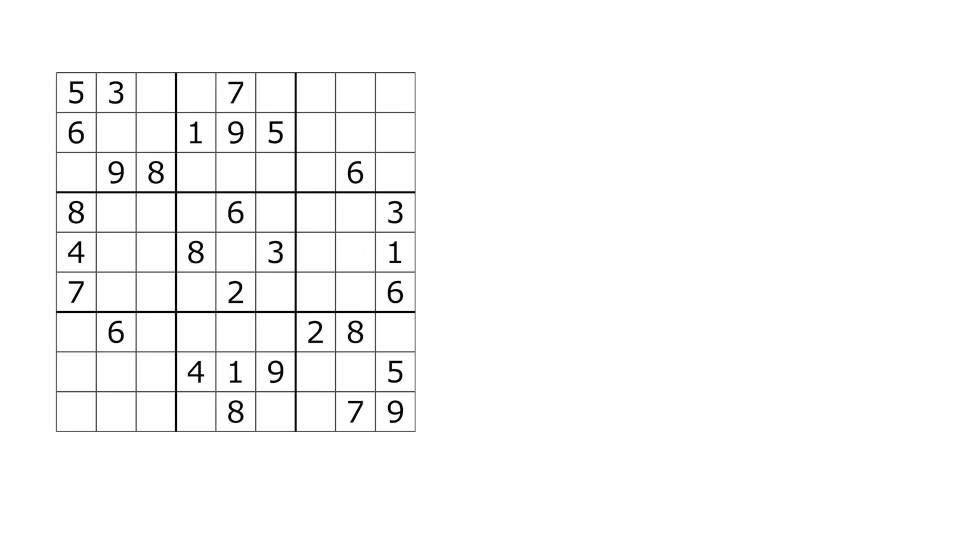
#> input picture frame 14 of breakdown/b.mp4, 1920 x 1080 px (shown at 1/2 size)
$ python corners.py
#> lines starting #> are read from the running program, lines starting #| are printed output that depends on the picture; after the words box and inside, x2 and y2 are one past the last pixel; in counts of white or black regions, pixels touching at a corner belong together
import cv2
import numpy as np


def show(*args):
    for i, j in enumerate(args):
        cv2.imshow(str(i), j)
    cv2.waitKey(0)
    cv2.destroyAllWindows()


def process(img):
    kernel = cv2.getStructuringElement(cv2.MORPH_RECT, (2, 2))
    greyscale = img if len(img.shape) == 2 else cv2.cvtColor(img, cv2.COLOR_BGR2GRAY)
    denoise = cv2.GaussianBlur(greyscale, (9, 9), 0)
    thresh = cv2.adaptiveThreshold(denoise, 255, cv2.ADAPTIVE_THRESH_GAUSSIAN_C, cv2.THRESH_BINARY, 11, 2)
    inverted = cv2.bitwise_not(thresh, 0)
    morph = cv2.morphologyEx(inverted, cv2.MORPH_OPEN, kernel)
    dilated = cv2.dilate(morph, kernel, iterations=1)
    return dilated


def get_corners(img):
    contours, hire = cv2.findContours(img, cv2.RETR_EXTERNAL, cv2.CHAIN_APPROX_SIMPLE)
    contours = sorted(contours, key=lambda x: cv2.contourArea(x), reverse=True)
    largest_contour = np.squeeze(contours[0])

    sums = [sum(i) for i in largest_contour]
    differences = [i[0] - i[1] for i in largest_contour]

    top_left = np.argmin(sums)
    top_right = np.argmax(differences)
    bottom_left = np.argmax(sums)
    bottom_right = np.argmin(differences)

    corners = [largest_contour[top_left], largest_contour[top_right], largest_contour[bottom_left],
               largest_contour[bottom_right]]
    return corners


def display_points(in_img, points, radius=10, color=(0, 0, 255)):
    # https://gist.github.com/mineshpatel1/22e86200eee86ebe3e221343b26fc3f3#file-display_points-py
    img = in_img.copy()

    # Dynamically change to a color image if necessary
    if len(color) == 3:
        if len(img.shape) == 2:
            img = cv2.cvtColor(img, cv2.COLOR_GRAY2BGR)
        elif img.shape[2] == 1:
            img = cv2.cvtColor(img, cv2.COLOR_GRAY2BGR)

    for point in points:
        img = cv2.circle(img, tuple(int(x) for x in point), radius, color, -1)
    return img


def main(path, out_path, framerate, dims):
#> called with path = 'b.mp4', out_path = 'corners.avi', framerate = 30, dims = (1920, 1080)
    cap = cv2.VideoCapture(path)

    fourcc = cv2.VideoWriter_fourcc(*'XVID')
    out = cv2.VideoWriter(out_path, fourcc, framerate, dims)

    while True:
        # Capture frame-by-frame
        ret, frame = cap.read()
#> frame is the input picture: shape (1080, 1920, 3); min 0, max 255, mean 249.4

        if frame is None:
            break

        processed = process(frame)
#> in process, `thresh = cv2.adaptiveThreshold(denoise, 255, cv2.ADAPTIVE_THRESH_GAUSS..`:
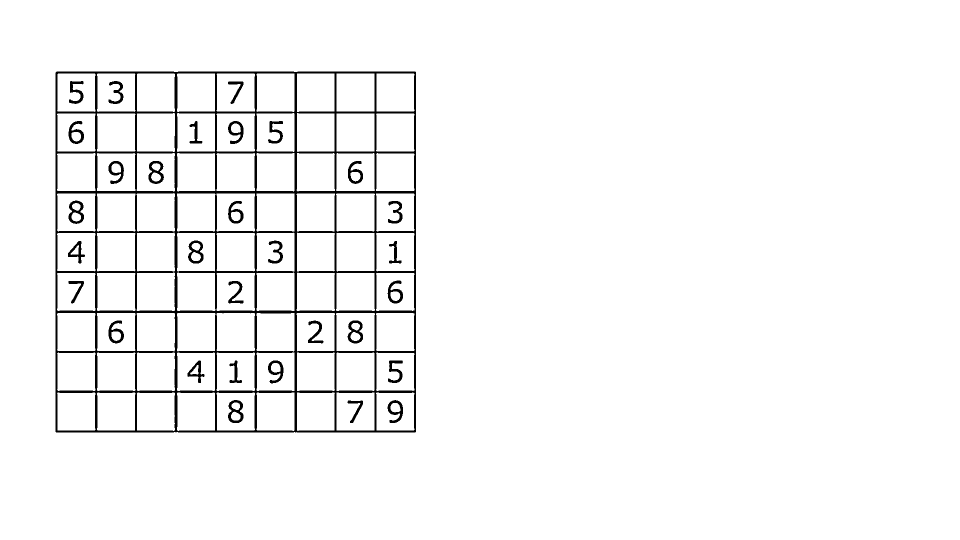
#> thresh: shape (1080, 1920) (shown at 1/2 size); 96.3% white; 31 black regions, largest, box (x1, y1, x2, y2) and area: (111, 143, 832, 865) 60151, (456, 800, 487, 846) 678, (137, 401, 168, 448) 674
#> in process, `inverted = cv2.bitwise_not(thresh, 0)`:
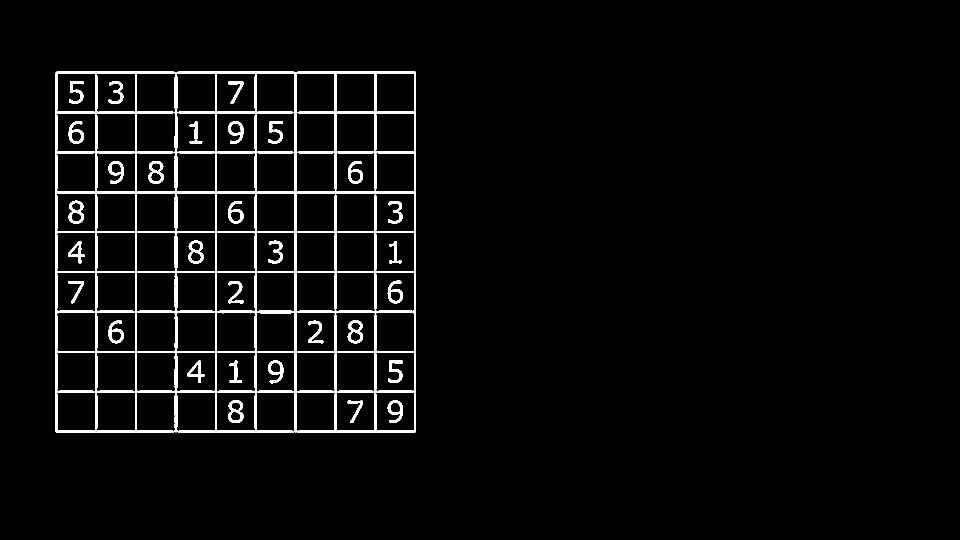
#> inverted: shape (1080, 1920) (shown at 1/2 size); 3.7% white; 31 white regions, largest, box (x1, y1, x2, y2) and area: (111, 143, 832, 865) 60151, (456, 800, 487, 846) 678, (137, 401, 168, 448) 674
#> in process, `morph = cv2.morphologyEx(inverted, cv2.MORPH_OPEN, kernel)`:
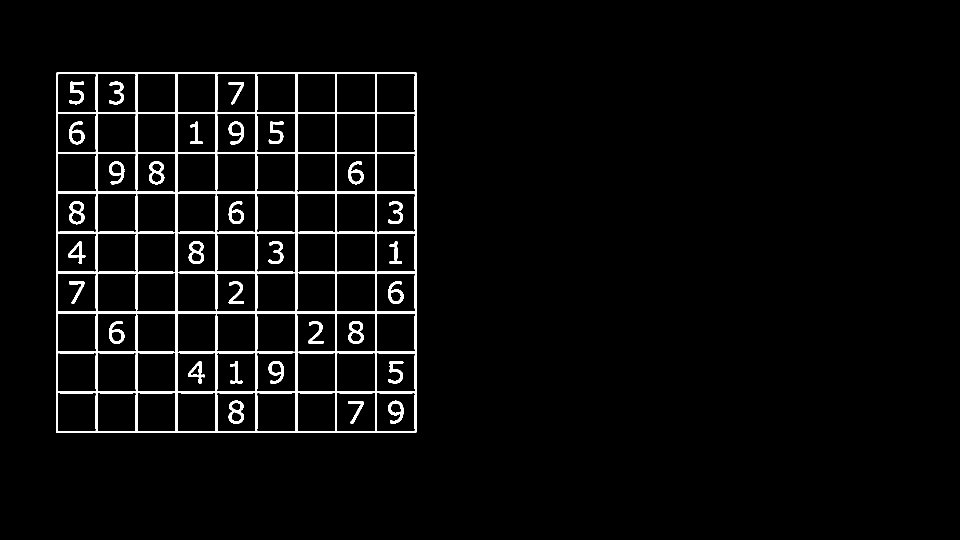
#> morph: shape (1080, 1920) (shown at 1/2 size); 3.7% white; 31 white regions, largest, box (x1, y1, x2, y2) and area: (112, 144, 833, 866) 60148, (457, 801, 488, 847) 678, (138, 402, 169, 449) 674
#> in process, `dilated = cv2.dilate(morph, kernel, iterations=1)`:
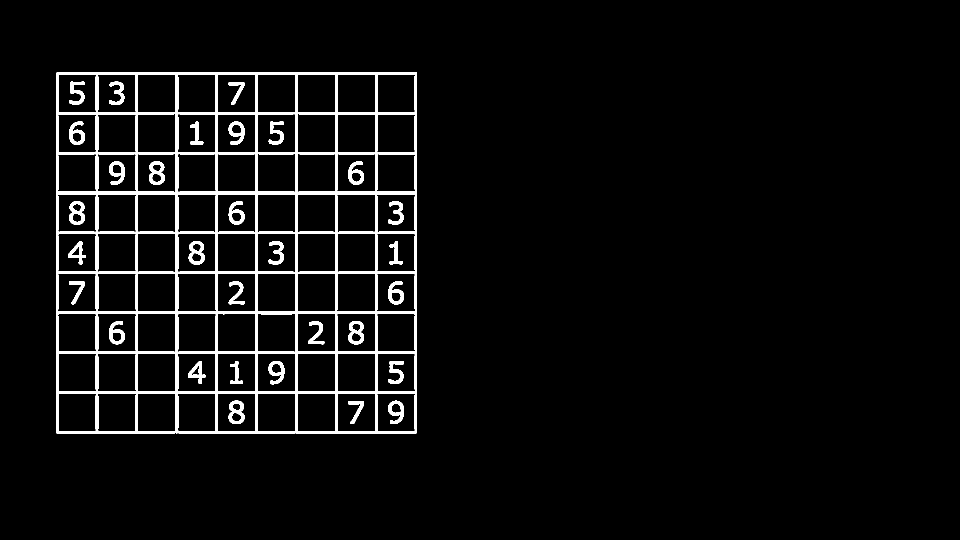
#> dilated: shape (1080, 1920) (shown at 1/2 size); 4.6% white; 31 white regions
        corners = get_corners(processed)
#> in get_corners, `contours, hire = cv2.findContours(img, cv2.RETR_EXTERNAL, cv2.CHAIN_AP..`: contours = 1 contour; box (x1, y1, x2, y2) and area: (112, 144, 834, 867) 520540; hire = [[-1, -1, -1, -1]]
#> in get_corners, `largest_contour = np.squeeze(contours[0])`: largest_contour = 27 pairs, first value 112 to 833, second value 144 to 866
#> in get_corners, `sums = [sum(i) for i in largest_contour]`: sums = 27 values, max 1698 at index 15, min 258 at index 0, mean 995.4
#> in get_corners, `differences = [i[0] - i[1] for i in largest_contour]`: differences = 27 values, max 688 at index 17, min -753 at index 2, mean -94.85
#> in get_corners, `top_left = np.argmin(sums)`: top_left = 0
#> in get_corners, `top_right = np.argmax(differences)`: top_right = 17
#> in get_corners, `bottom_left = np.argmax(sums)`: bottom_left = 15
#> in get_corners, `bottom_right = np.argmin(differences)`: bottom_right = 2
#> in get_corners, `corners = [largest_contour[top_left], largest_contour[top_right], larg..`: corners = [[114, 144], [833, 145], [832, 866], [112, 865]]
#> corners = [[114, 144], [833, 145], [832, 866], [112, 865]]
        points = display_points(frame, corners)
#> the loop in display_points, `for point in points:` made 4 passes
#> after the loop in display_points, `for point in points:`: img: shape (1080, 1920, 3); mean B, G, R 249.2, 249.2, 249.4

        out.write(points)
        if cv2.waitKey(1) & 0xFF == ord('q'):
#> (key q is pressed here)
            break

    # When everything done, release the capture
    cap.release()
    cv2.destroyAllWindows()

if __name__ == '__main__':
    main('b.mp4', 'corners.avi', 30.0, (1920, 1080))

$ run again, starting later in the video
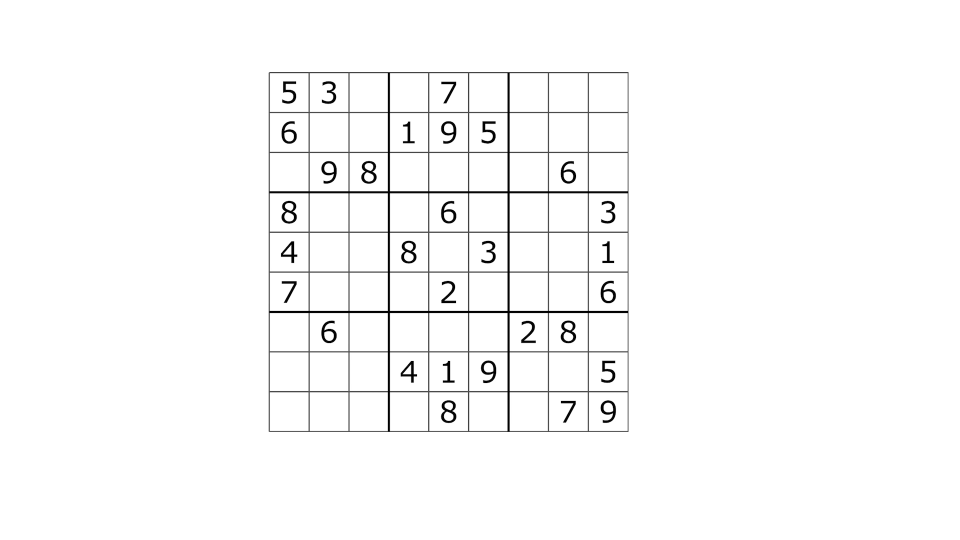
#> input picture frame 67 of breakdown/b.mp4, 1920 x 1080 px (shown at 1/2 size)
#> in main, frame is the input picture: shape (1080, 1920, 3); min 0, max 255, mean 249.4
#> in process, `thresh = cv2.adaptiveThreshold(denoise, 255, cv2.ADAPTIVE_THRESH_GAUSS..`:
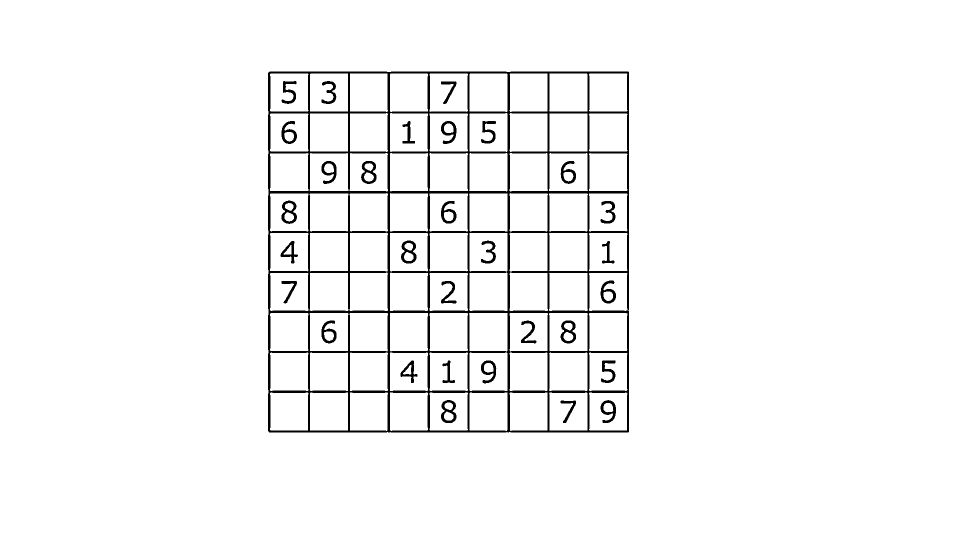
#> thresh: shape (1080, 1920) (shown at 1/2 size); 96.3% white; 31 black regions, largest, box (x1, y1, x2, y2) and area: (536, 143, 1258, 865) 59693, (802, 481, 833, 527) 675, (882, 800, 913, 846) 675
#> morph: shape (1080, 1920); 3.7% white; 31 white regions, largest, box (x1, y1, x2, y2) and area: (537, 144, 1259, 866) 59693, (803, 482, 834, 528) 675, (883, 801, 914, 847) 675
#> in process, `dilated = cv2.dilate(morph, kernel, iterations=1)`:
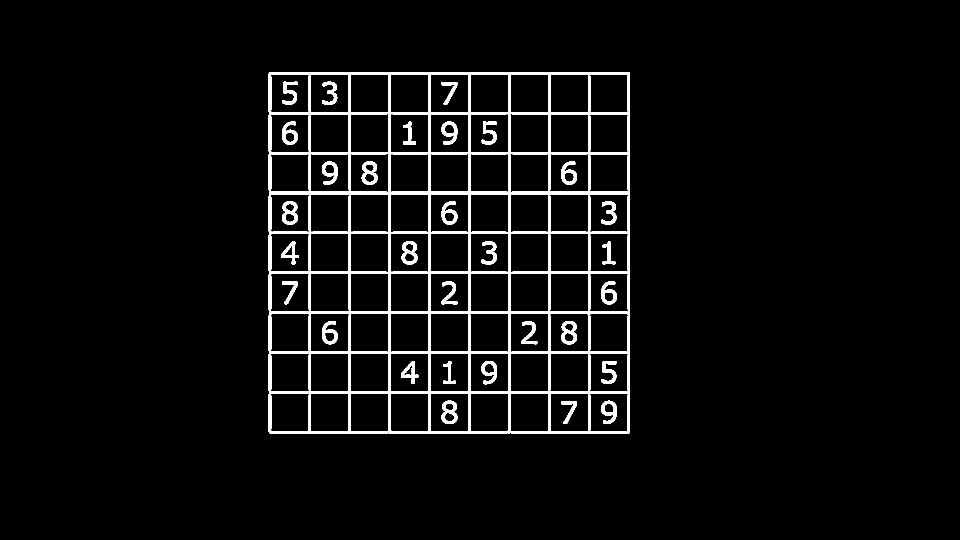
#> dilated: shape (1080, 1920) (shown at 1/2 size); 4.5% white; 31 white regions
#> contours = 1 contour; box (x1, y1, x2, y2) and area: (537, 144, 1260, 867) 521196; hire = [[-1, -1, -1, -1]]
#> largest_contour = 66 pairs, first value 537 to 1259, second value 144 to 866
#> sums = 66 values, max 2124 at index 51, min 683 at index 2, mean 1235.6
#> differences = 66 values, max 1114 at index 56, min -327 at index 39, mean 203.7
#> top_left = 2
#> top_right = 56
#> bottom_left = 51
#> bottom_right = 39
#> in get_corners, `corners = [largest_contour[top_left], largest_contour[top_right], larg..`: corners = [[538, 145], [1259, 145], [1258, 866], [538, 865]]
#> the loop in display_points, `for point in points:` made 4 passes

$ run again, starting later in the video
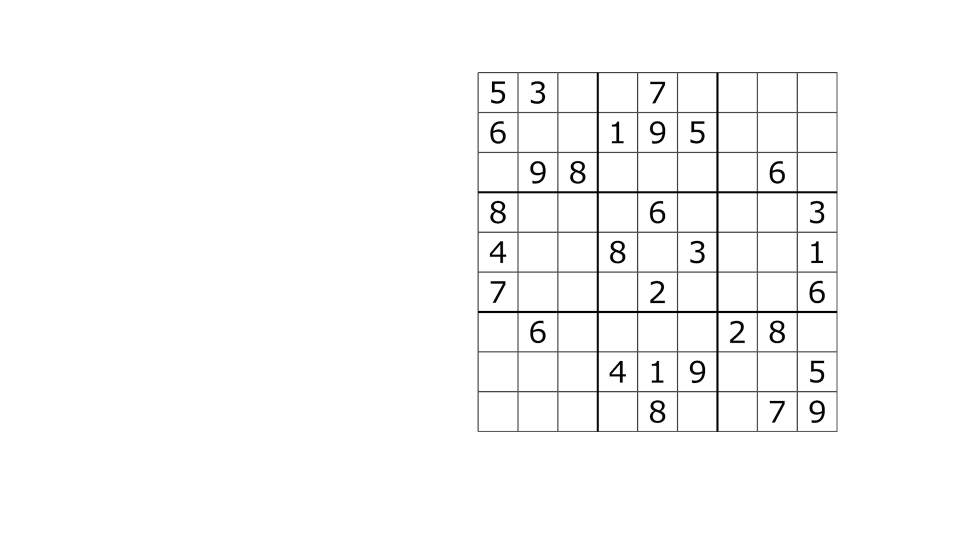
#> input picture frame 119 of breakdown/b.mp4, 1920 x 1080 px (shown at 1/2 size)
#> in main, frame is the input picture: shape (1080, 1920, 3); min 0, max 255, mean 249.4
#> in process, `thresh = cv2.adaptiveThreshold(denoise, 255, cv2.ADAPTIVE_THRESH_GAUSS..`:
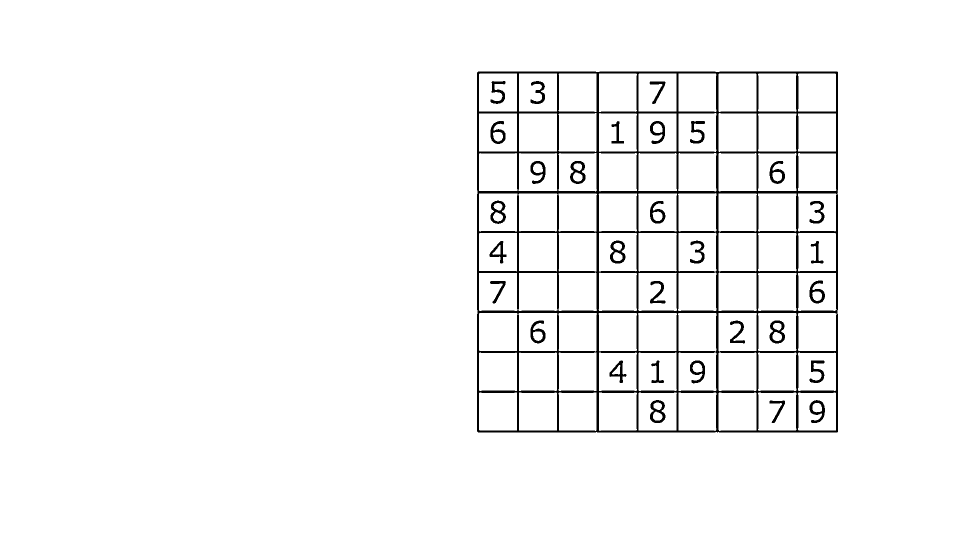
#> thresh: shape (1080, 1920) (shown at 1/2 size); 96.4% white; 31 black regions, largest, box (x1, y1, x2, y2) and area: (954, 143, 1676, 865) 59193, (1140, 322, 1171, 368) 674, (1220, 481, 1251, 527) 672
#> morph: shape (1080, 1920); 3.6% white; 31 white regions, largest, box (x1, y1, x2, y2) and area: (955, 144, 1677, 866) 59193, (1141, 323, 1172, 369) 674, (1221, 482, 1252, 528) 672
#> in process, `dilated = cv2.dilate(morph, kernel, iterations=1)`:
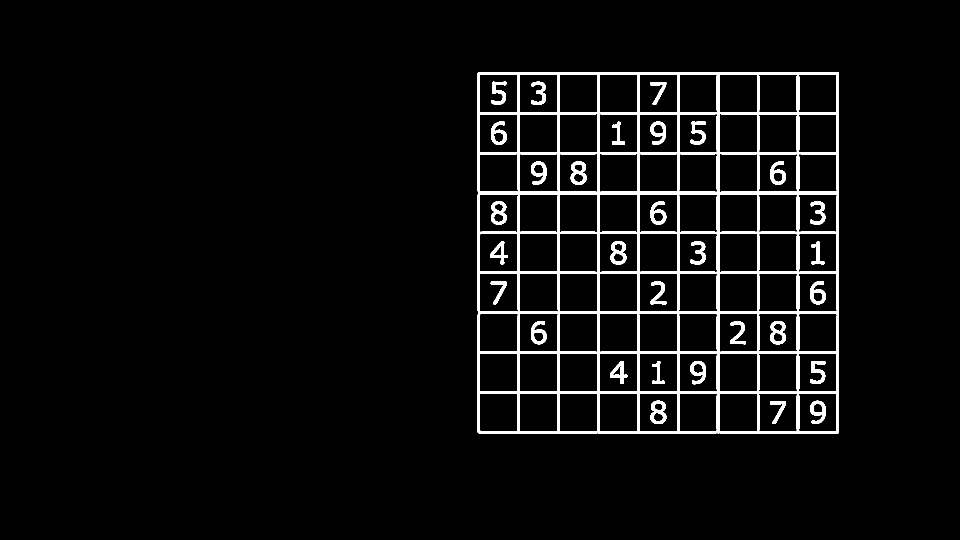
#> dilated: shape (1080, 1920) (shown at 1/2 size); 4.5% white; 31 white regions
#> contours = 1 contour; box (x1, y1, x2, y2) and area: (955, 144, 1678, 867) 521238; hire = [[-1, -1, -1, -1]]
#> largest_contour = 45 pairs, first value 955 to 1677, second value 144 to 866
#> sums = 45 values, max 2542 at index 22, min 1101 at index 0, mean 1863.8
#> differences = 45 values, max 1532 at index 35, min 91 at index 10, mean 837.4
#> top_left = 0
#> top_right = 35
#> bottom_left = 22
#> bottom_right = 10
#> in get_corners, `corners = [largest_contour[top_left], largest_contour[top_right], larg..`: corners = [[957, 144], [1677, 145], [1676, 866], [955, 864]]
#> the loop in display_points, `for point in points:` made 4 passes
